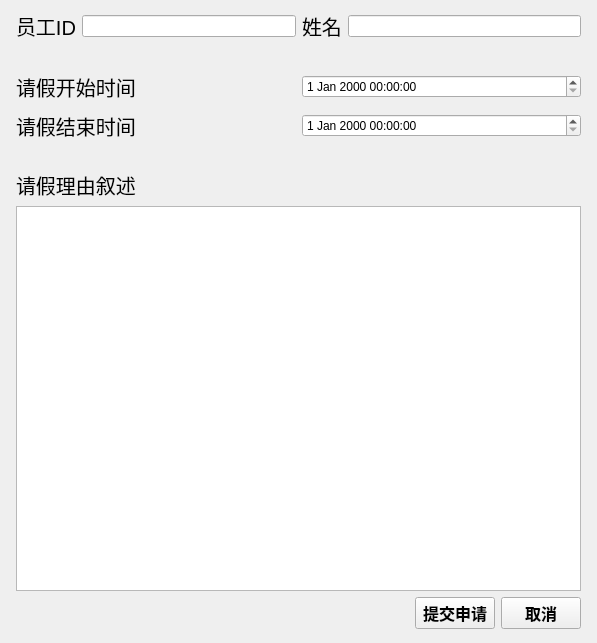
<?xml version="1.0" encoding="UTF-8"?>
<ui version="4.0">
 <class>applyforabsence</class>
 <widget class="QWidget" name="applyforabsence">
  <property name="geometry">
   <rect>
    <x>0</x>
    <y>0</y>
    <width>597</width>
    <height>643</height>
   </rect>
  </property>
  <property name="windowTitle">
   <string>Form</string>
  </property>
  <property name="styleSheet">
   <string notr="true"/>
  </property>
  <layout class="QGridLayout" name="gridLayout_4" rowstretch="1,2,10">
   <property name="topMargin">
    <number>5</number>
   </property>
   <property name="bottomMargin">
    <number>5</number>
   </property>
   <item row="0" column="0">
    <widget class="QWidget" name="widget_getBasicInfo" native="true">
     <layout class="QGridLayout" name="gridLayout">
      <property name="leftMargin">
       <number>5</number>
      </property>
      <property name="topMargin">
       <number>5</number>
      </property>
      <property name="rightMargin">
       <number>5</number>
      </property>
      <property name="bottomMargin">
       <number>10</number>
      </property>
      <item row="0" column="0">
       <layout class="QHBoxLayout" name="layout_getId">
        <item>
         <widget class="QLabel" name="label_getid">
          <property name="font">
           <font>
            <pointsize>15</pointsize>
           </font>
          </property>
          <property name="text">
           <string>员工ID</string>
          </property>
         </widget>
        </item>
        <item>
         <widget class="QLineEdit" name="LEdit_getId"/>
        </item>
       </layout>
      </item>
      <item row="0" column="1">
       <layout class="QHBoxLayout" name="layout_getName">
        <item>
         <widget class="QLabel" name="label_getname">
          <property name="font">
           <font>
            <pointsize>15</pointsize>
           </font>
          </property>
          <property name="styleSheet">
           <string notr="true"/>
          </property>
          <property name="text">
           <string>姓名</string>
          </property>
         </widget>
        </item>
        <item>
         <widget class="QLineEdit" name="LEdit_getName"/>
        </item>
       </layout>
      </item>
     </layout>
    </widget>
   </item>
   <item row="1" column="0">
    <widget class="QWidget" name="widget_getBreakTime" native="true">
     <layout class="QGridLayout" name="gridLayout_2">
      <property name="leftMargin">
       <number>5</number>
      </property>
      <property name="topMargin">
       <number>10</number>
      </property>
      <property name="rightMargin">
       <number>5</number>
      </property>
      <property name="bottomMargin">
       <number>10</number>
      </property>
      <item row="0" column="0">
       <layout class="QHBoxLayout" name="layout_starttime">
        <item>
         <widget class="QLabel" name="label_getStartTime">
          <property name="font">
           <font>
            <pointsize>15</pointsize>
           </font>
          </property>
          <property name="text">
           <string>请假开始时间</string>
          </property>
         </widget>
        </item>
        <item>
         <widget class="QDateTimeEdit" name="dateTimeEdit_start"/>
        </item>
       </layout>
      </item>
      <item row="1" column="0">
       <layout class="QHBoxLayout" name="layout_deadline">
        <item>
         <widget class="QLabel" name="label_getEndTime">
          <property name="font">
           <font>
            <pointsize>15</pointsize>
           </font>
          </property>
          <property name="styleSheet">
           <string notr="true"/>
          </property>
          <property name="text">
           <string>请假结束时间</string>
          </property>
         </widget>
        </item>
        <item>
         <widget class="QDateTimeEdit" name="dateTimeEdit_2"/>
        </item>
       </layout>
      </item>
     </layout>
    </widget>
   </item>
   <item row="2" column="0">
    <widget class="QWidget" name="widget_getReason" native="true">
     <layout class="QGridLayout" name="gridLayout_3">
      <property name="leftMargin">
       <number>5</number>
      </property>
      <property name="topMargin">
       <number>10</number>
      </property>
      <property name="rightMargin">
       <number>5</number>
      </property>
      <item row="2" column="0">
       <widget class="QTextEdit" name="txtEdit_getReason"/>
      </item>
      <item row="1" column="0">
       <widget class="QLabel" name="label_getReason">
        <property name="font">
         <font>
          <pointsize>15</pointsize>
         </font>
        </property>
        <property name="text">
         <string>请假理由叙述</string>
        </property>
       </widget>
      </item>
      <item row="3" column="0">
       <layout class="QHBoxLayout" name="layout_setbtn">
        <item>
         <spacer name="horizontalSpacer">
          <property name="orientation">
           <enum>Qt::Horizontal</enum>
          </property>
          <property name="sizeHint" stdset="0">
           <size>
            <width>40</width>
            <height>20</height>
           </size>
          </property>
         </spacer>
        </item>
        <item>
         <widget class="QPushButton" name="btn_apply">
          <property name="maximumSize">
           <size>
            <width>200</width>
            <height>62</height>
           </size>
          </property>
          <property name="font">
           <font>
            <family>Microsoft YaHei UI</family>
            <pointsize>12</pointsize>
            <weight>75</weight>
            <bold>true</bold>
           </font>
          </property>
          <property name="styleSheet">
           <string notr="true"/>
          </property>
          <property name="text">
           <string>提交申请</string>
          </property>
         </widget>
        </item>
        <item>
         <widget class="QPushButton" name="pushButton">
          <property name="font">
           <font>
            <family>Microsoft YaHei UI</family>
            <pointsize>12</pointsize>
            <weight>75</weight>
            <bold>true</bold>
           </font>
          </property>
          <property name="text">
           <string>取消</string>
          </property>
         </widget>
        </item>
       </layout>
      </item>
     </layout>
    </widget>
   </item>
  </layout>
 </widget>
 <resources/>
 <connections/>
</ui>
